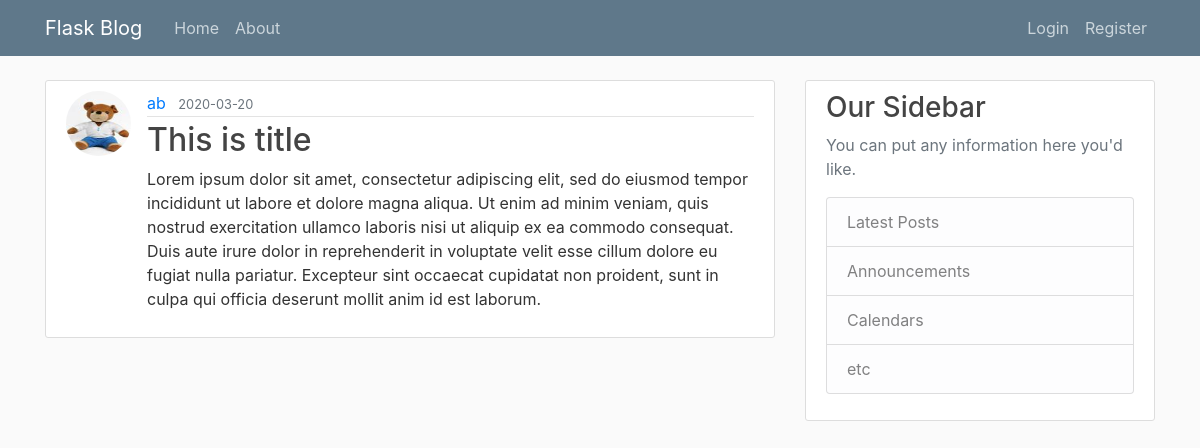
/post/7, run on an earlier commit of the app's database.
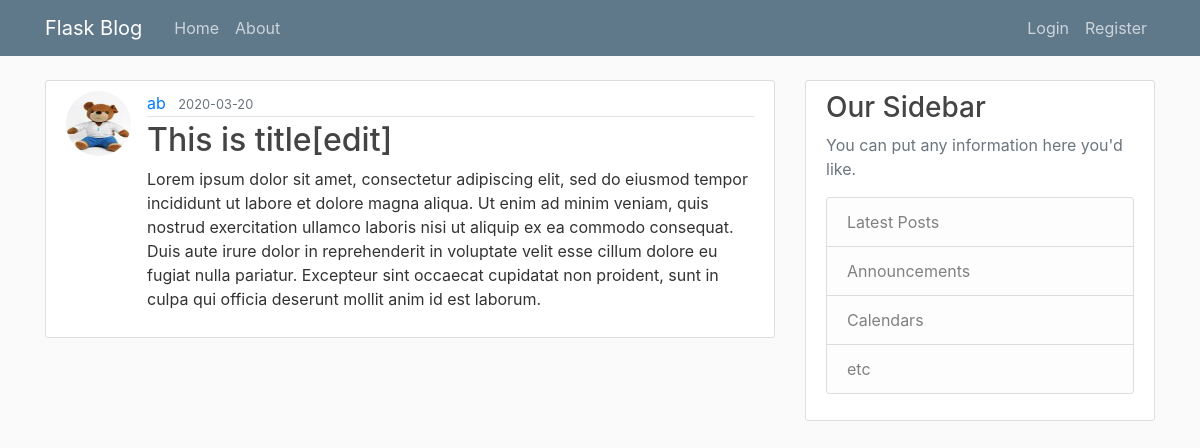
And on a later commit of the database.
### flaskblog/models.py (models this page shows, shortened)
class Post(db.Model):
    id = db.Column(db.Integer, primary_key=True)
    title = db.Column(db.String(100), nullable=False)
    date_posted = db.Column(db.DateTime(), nullable=False, default=datetime.utcnow)
    content = db.Column(db.Text, nullable=False)
    user_id = db.Column(db.Integer, db.ForeignKey('user.id'), nullable=False)

### flaskblog/posts/routes.py (the view)
@posts.route('/post/<int:post_id>', methods=['GET', 'POST'])
def post(post_id):
    post = Post.query.get_or_404(post_id)
    return render_template('post.html', title=post.title, post=post)

### flaskblog/templates/post.html (shortened to what this page needs)
{% extends "base.html" %}
{% block body %}
<article class="media content-section">
    <img class="rounded-circle article-img"
        src="{{ url_for('static', filename='profile_pics/' + post.author.image_file)}}">
  <div class="media-body">
    <div class="article-metadata">
      <a class="mr-2" href="{{url_for('users.user_posts', user_name=post.author.username)}}">{{ post.author.username }}</a>
      <small class="text-muted">{{ post.date_posted.strftime('%Y-%m-%d') }}</small>
    </div>
    <h2 class="article-title">{{ post.title }}</h2>
    <p class="article-content">{{ post.content }}</p>
  </div>
</article>
{% endblock body %}

What changed in the data, as far as the page shows it:
changed Post: title "This is title" → "This is title[edit]"
